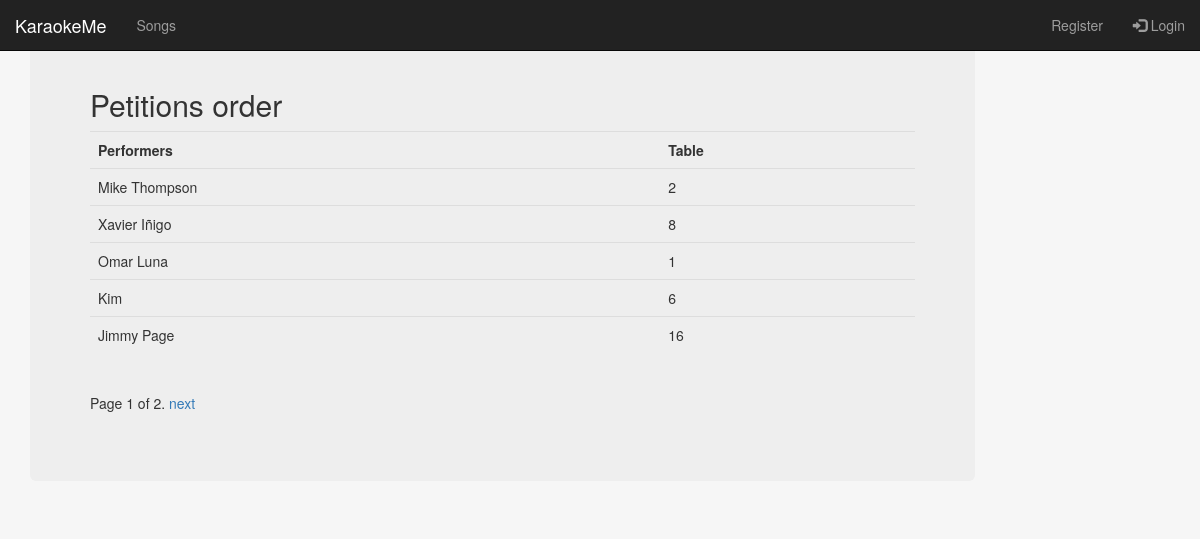
Screenshot of /petition/request-list/ with the database file from the repository.
### songlibrary/models.py (models this page shows, shortened)
class SongPetition(models.Model):
    song_title = models.CharField(max_length = 30)
    artist = models.CharField(max_length = 30)
    performers = models.CharField(max_length = 50)
    table = models.IntegerField()
    date = models.DateTimeField(auto_now_add=True)

### petition/views.py (the view)
def list_petitions(request):
    queryset_list = SongPetition.objects.all().order_by("date")
    paginator = Paginator(queryset_list, 5) # Show 5 petitions per page
    page = request.GET.get('page')
    try:
        queryset = paginator.page(page)
    except PageNotAnInteger:
        queryset = paginator.page(1)
    except EmptyPage:
        queryset = paginator.page(paginator.num_pages)
    context = {
        "object_list": queryset,
        "title": "Song Petitions"
    }
    return render(request, 'petition/petition_list.html', context)

### songlibrary/templates/petition/petition_list.html (shortened to what this page needs)
{% extends "administration/header.html" %}
{% block content %}
{% if request.user.is_staff %}
<h2> Petition List </h2>
{% else %}
<h2> Petitions order </h2>
{% endif %}
<table class="table">
    <tr>
        {% if request.user.is_staff %}
        <th> Title </th>
        <th> Artist </th>
        <th> Performers </th>
        <th> Table </th>
        <th> Date </th>
        {% else %}
        <th> Performers </th>
        <th> Table </th>
        {% endif %}
    </tr>
    {% for petition in object_list %}
    <tr>
            {% if request.user.is_staff %}
            <td>{{ petition.song_title }} </td>
            <td>{{petition.artist}} </td>
            <td>{{petition.performers}} </td>
            <td>{{petition.table}} </td>
            <td>{{petition.date}} </td>
            <td><a href="/petition/{{petition.id}}/delete" class="btn btn-danger"> Delete </a></td>
            {% else %}
            <td>{{petition.performers}} </td>
            <td>{{petition.table}} </td>
            {% endif %}
    </tr>
    {% endfor %}
</table>
<div class="pagination">
    <span class="step-links">
        <span class="current">
            Page {{ object_list.number }} of {{ object_list.paginator.num_pages }}.
        </span>
        {% if object_list.has_next %}
            <a href="?page={{ object_list.next_page_number }}">next</a>
        {% endif %}
    </span>
</div>
{% endblock %}

### administration/templates/administration/header.html (style rules this page uses)
html, body { height:100% }

### rows the page displays
SongPetition: performers "Mike Thompson", table "2"
SongPetition: performers "Xavier Iñigo", table "8"
SongPetition: performers "Omar Luna", table "1"
SongPetition: performers "Kim", table "6"
SongPetition: performers "Jimmy Page", table "16"

### other values shown
{{ object_list.number }} "1"
{{ object_list.paginator.num_pages }} "2"
